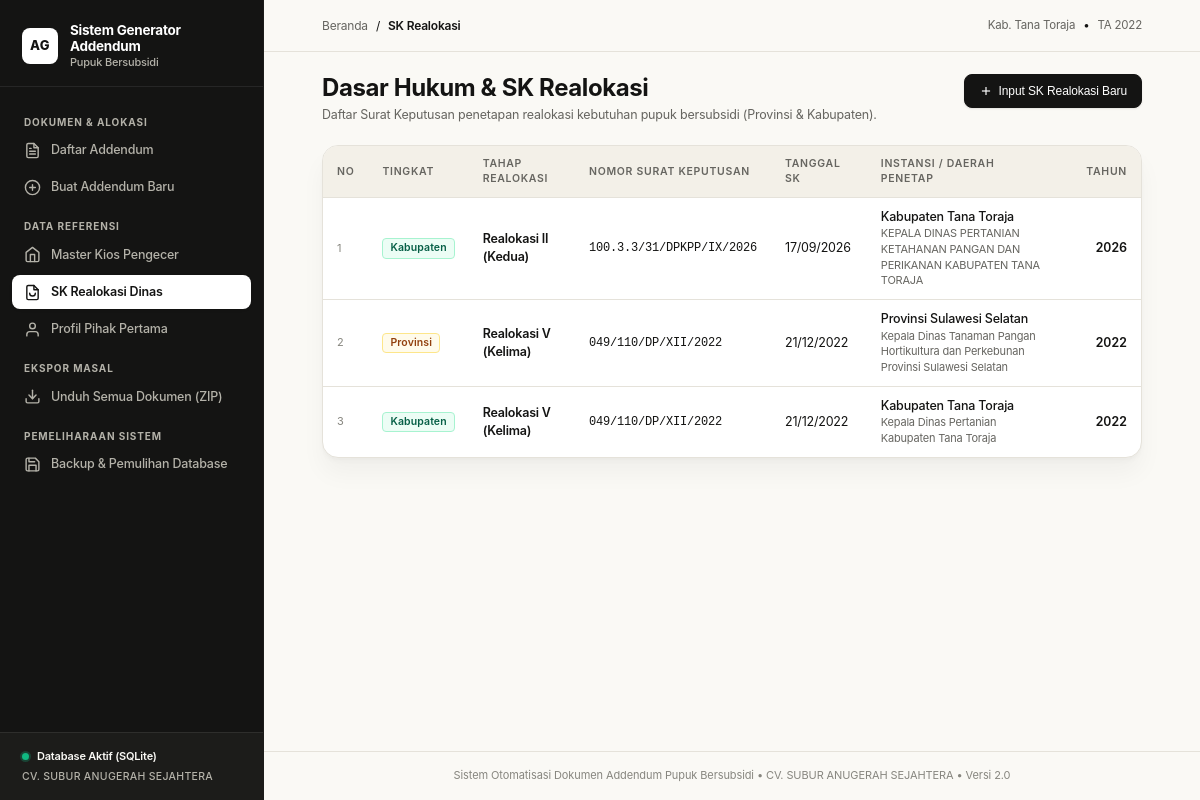
/sk, run on an earlier commit of the app's database.
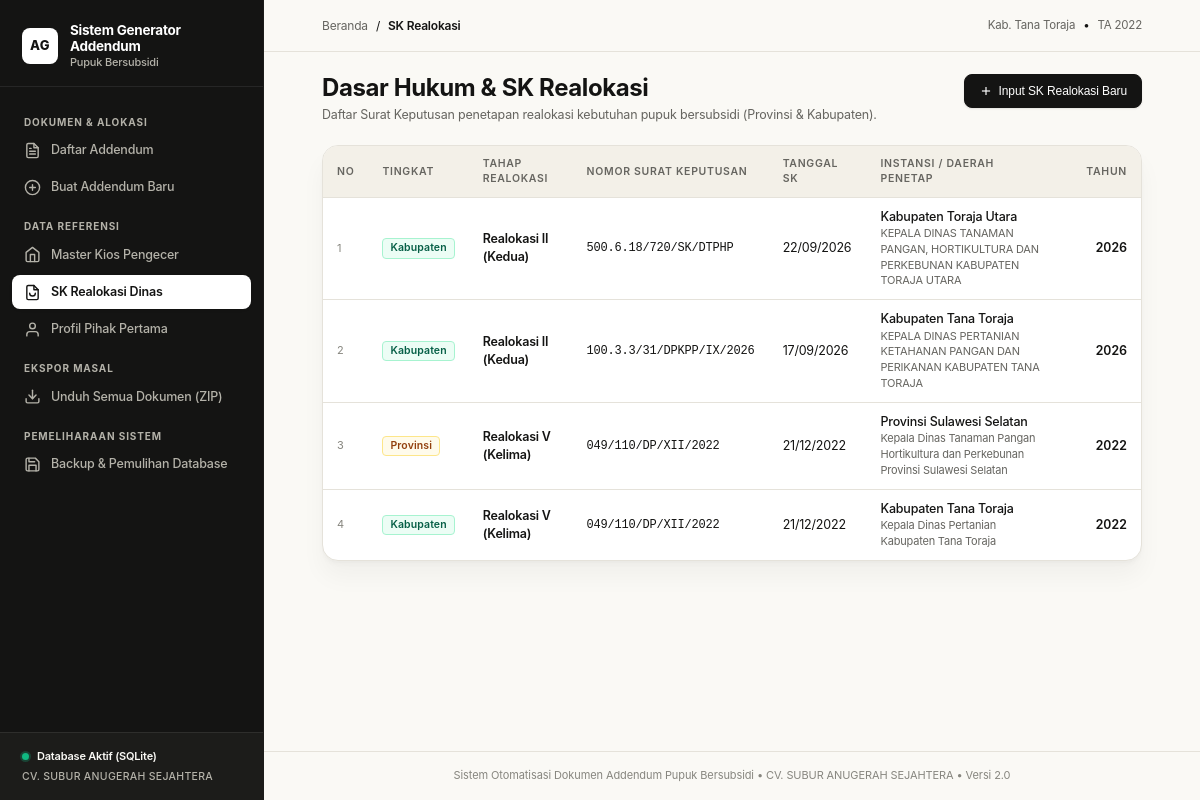
And on a later commit of the database.
### models.py (models this page shows)
class Distributor(Base):
    __tablename__ = "distributor"
    id = Column(Integer, primary_key=True, autoincrement=True)
    nama_perusahaan = Column(String(150), nullable=False)
    nama_pimpinan = Column(String(100), nullable=False)
    jabatan = Column(String(100), default="Direktur")
    alamat = Column(String(255), nullable=False)
    kecamatan = Column(String(100), default="Rantepao")
    kabupaten = Column(String(100), default="Kabupaten Tana Toraja")
    provinsi = Column(String(100), default="Sulawesi Selatan")
    perjanjian_induk = relationship("PerjanjianInduk", back_populates="distributor")

class SKRealokasi(Base):
    __tablename__ = "sk_realokasi"
    id = Column(Integer, primary_key=True, autoincrement=True)
    tingkat = Column(String(50), nullable=False)
    nama_pejabat_dinas = Column(String(200), nullable=False)
    nama_daerah = Column(String(100), nullable=False)
    nomor_sk = Column(String(150), nullable=False)
    tanggal_sk = Column(Date, nullable=False)
    realokasi_ke = Column(String(50), nullable=False)
    tahun_anggaran = Column(Integer, nullable=False)

### app.py (the view)
@app.route("/sk")
def sk_list():
    db = get_db()
    sk_items = db.query(SKRealokasi).order_by(SKRealokasi.tanggal_sk.desc()).all()
    return render_template("sk_list.html", sk_list=sk_items)

### app.py (called while the page is built)
def get_db():
    if "db" not in g:
        g.db = SessionLocal()
    return g.db

@app.teardown_appcontext
def teardown_db(exception=None):
    db = g.pop("db", None)
    if db is not None:
        db.close()

@app.context_processor
def inject_global_data():
    db = get_db()
    dist = db.query(Distributor).first()
    return {"app_distributor": dist}

### templates/sk_list.html (shortened to what this page needs)
{% extends "base.html" %}
{% block breadcrumb %}SK Realokasi{% endblock %}
{% block content %}
<div class="page-title-group">
  <div>
    <h1 class="page-headline">Dasar Hukum & SK Realokasi</h1>
    <p class="page-subheadline">Daftar Surat Keputusan penetapan realokasi kebutuhan pupuk bersubsidi (Provinsi & Kabupaten).</p>
  </div>
  <div class="page-action-buttons">
    <button onclick="document.getElementById('modalSK').style.display='flex'" class="btn btn-primary">
      <svg width="14" height="14" viewBox="0 0 24 24" fill="none" stroke="currentColor" stroke-width="2"><line x1="12" y1="5" x2="12" y2="19"></line><line x1="5" y1="12" x2="19" y2="12"></line></svg>
      Input SK Realokasi Baru
    </button>
  </div>
</div>
<div class="table-wrapper">
  <table class="data-table">
    <thead>
      <tr>
        <th style="width: 45px;">NO</th>
        <th style="width: 100px;">TINGKAT</th>
        <th>TAHAP REALOKASI</th>
        <th>NOMOR SURAT KEPUTUSAN</th>
        <th>TANGGAL SK</th>
        <th>INSTANSI / DAERAH PENETAP</th>
        <th style="text-align: right; width: 80px;">TAHUN</th>
      </tr>
    </thead>
    <tbody>
      {% for sk in sk_list %}
      <tr>
        <td style="color: var(--text-muted); font-size: 11px;">{{ loop.index }}</td>
        <td>
          <span class="badge {% if sk.tingkat == 'Provinsi' %}badge-amber{% else %}badge-green{% endif %}">
            {{ sk.tingkat }}
          </span>
        </td>
        <td style="font-weight: 600; color: var(--text-primary);">{{ sk.realokasi_ke }}</td>
        <td style="font-family: var(--font-mono); font-size: 12px; font-weight: 500;">{{ sk.nomor_sk }}</td>
        <td>{{ sk.tanggal_sk.strftime('%d/%m/%Y') }}</td>
        <td>
          <div style="font-weight: 500;">{{ sk.nama_daerah }}</div>
          <div style="font-size: 11px; color: var(--text-secondary);">{{ sk.nama_pejabat_dinas }}</div>
        </td>
        <td style="text-align: right; font-variant-numeric: tabular-nums; font-weight: 600;">{{ sk.tahun_anggaran }}</td>
      </tr>
      {% endfor %}
    </tbody>
  </table>
</div>
{% endblock %}

### templates/base.html (shortened to what this page needs)
<!DOCTYPE html>
<html lang="id">
<head>
  <link rel="stylesheet" href="{{ url_for('static', filename='style.css') }}">
</head>
<body>
  <div class="app-shell">
    <aside class="app-sidebar">
      <div class="sidebar-brand-box">
        <div class="brand-icon-wrapper">AG</div>
        <div class="brand-titles">
          <div class="brand-main-title">Sistem Generator Addendum</div>
          <div class="brand-sub-title">Pupuk Bersubsidi</div>
        </div>
      </div>
      <nav class="sidebar-menu">
        <div class="menu-group-label">Dokumen & Alokasi</div>
        <a href="{{ url_for('index') }}" class="sidebar-nav-item {% if request.endpoint == 'index' %}active{% endif %}">
          <span>Daftar Addendum</span>
        </a>
        <a href="{{ url_for('create_addendum') }}" class="sidebar-nav-item {% if request.endpoint == 'create_addendum' %}active{% endif %}">
          <svg width="17" height="17" viewBox="0 0 24 24" fill="none" stroke="currentColor" stroke-width="2" stroke-linecap="round" stroke-linejoin="round">
            <circle cx="12" cy="12" r="10"></circle>
            <line x1="12" y1="8" x2="12" y2="16"></line>
            <line x1="8" y1="12" x2="16" y2="12"></line>
          </svg>
          <span>Buat Addendum Baru</span>
        </a>
        <div class="menu-group-label">Data Referensi</div>
        <a href="{{ url_for('kios_list') }}" class="sidebar-nav-item {% if request.endpoint == 'kios_list' %}active{% endif %}">
          <svg width="17" height="17" viewBox="0 0 24 24" fill="none" stroke="currentColor" stroke-width="2" stroke-linecap="round" stroke-linejoin="round">
            <path d="M3 9l9-7 9 7v11a2 2 0 0 1-2 2H5a2 2 0 0 1-2-2z"></path>
            <polyline points="9 22 9 12 15 12 15 22"></polyline>
          </svg>
          <span>Master Kios Pengecer</span>
        </a>
        <a href="{{ url_for('sk_list') }}" class="sidebar-nav-item {% if request.endpoint == 'sk_list' %}active{% endif %}">
          <svg width="17" height="17" viewBox="0 0 24 24" fill="none" stroke="currentColor" stroke-width="2" stroke-linecap="round" stroke-linejoin="round">
            <path d="M14 2H6a2 2 0 0 0-2 2v16a2 2 0 0 0 2 2h12a2 2 0 0 0 2-2V8z"></path>
            <polyline points="14 2 14 8 20 8"></polyline>
            <path d="M16 13a4 4 0 0 1-8 0"></path>
          </svg>
          <span>SK Realokasi Dinas</span>
        </a>
        <a href="{{ url_for('distributor_profile') }}" class="sidebar-nav-item {% if request.endpoint == 'distributor_profile' %}active{% endif %}">
          <svg width="17" height="17" viewBox="0 0 24 24" fill="none" stroke="currentColor" stroke-width="2" stroke-linecap="round" stroke-linejoin="round">
            <path d="M20 21v-2a4 4 0 0 0-4-4H8a4 4 0 0 0-4 4v2"></path>
            <circle cx="12" cy="7" r="4"></circle>
          </svg>
          <span>Profil Pihak Pertama</span>
        </a>
        <div class="menu-group-label">Ekspor Masal</div>
        <a href="{{ url_for('batch_zip') }}" class="sidebar-nav-item">
          <svg width="17" height="17" viewBox="0 0 24 24" fill="none" stroke="currentColor" stroke-width="2" stroke-linecap="round" stroke-linejoin="round">
            <path d="M21 15v4a2 2 0 0 1-2 2H5a2 2 0 0 1-2-2v-4"></path>
            <polyline points="7 10 12 15 17 10"></polyline>
            <line x1="12" y1="15" x2="12" y2="3"></line>
          </svg>
          <span>Unduh Semua Dokumen (ZIP)</span>
        </a>
        <div class="menu-group-label">Pemeliharaan Sistem</div>
        <a href="{{ url_for('backup_view') }}" class="sidebar-nav-item {% if request.endpoint == 'backup_view' %}active{% endif %}">
          <span>Backup & Pemulihan Database</span>
        </a>
      </nav>
      <div class="sidebar-user-box">
        <div class="system-status-indicator">
          <span class="pulse-dot"></span>
          <span>Database Aktif (SQLite)</span>
        </div>
        <div class="company-badge-name">
          {{ app_distributor.nama_perusahaan if app_distributor else 'CV. SUBUR ANUGERAH SEJAHTERA' }}
        </div>
      </div>
    </aside>
    <div class="main-workspace">
      <header class="top-action-bar">
        <div class="breadcrumbs">
          <a href="{{ url_for('index') }}">Beranda</a>
          <span class="breadcrumbs-sep">/</span>
          <span class="breadcrumbs-current">{% block breadcrumb %}Daftar Addendum{% endblock %}</span>
        </div>
        <div style="font-size: 11.5px; color: var(--text-secondary); display: flex; align-items: center; gap: 8px;">
          <span>Kab. Tana Toraja</span>
          <span style="color: var(--border-strong);">&bull;</span>
          <span>TA {{ tahun_anggaran or 2022 }}</span>
        </div>
      </header>
      <main class="content-body">
        {% block content %}{% endblock %}
      </main>
      <footer class="app-footer">
        Sistem Otomatisasi Dokumen Addendum Pupuk Bersubsidi &bull; {{ app_distributor.nama_perusahaan if app_distributor else 'CV. Subur Anugerah Sejahtera' }} &bull; Versi 2.0
      </footer>
    </div>
  </div>
</body>
</html>

What changed in the data, as far as the page shows it:
added SKRealokasi: tingkat "Kabupaten", realokasi_ke "Realokasi II (Kedua)", nomor_sk "500.6.18/720/SK/DTPHP", tanggal_sk "22/09/2026", nama_daerah "Kabupaten Toraja Utara", nama_pejabat_dinas "KEPALA DINAS TANAMAN PANGAN, HORTIKULTURA DAN PERKEBUNAN KABUPATEN TORAJA UTARA", tahun_anggaran "2026"
